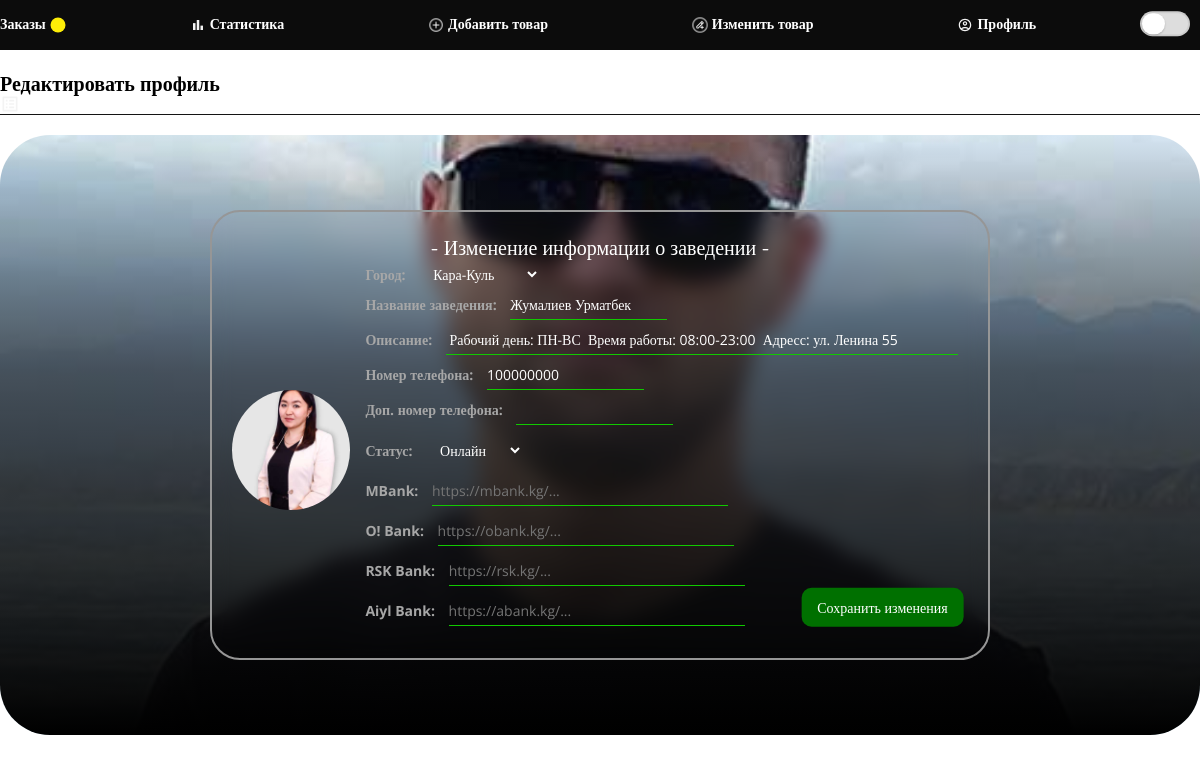
Page /edit-profile/ (signed in) on the committed database.
### account/models.py (models this page shows, shortened)
class CustomUser(AbstractUser):
    city = models.CharField(
        max_length=50,
        choices=CITY,
        default="Неизвестно"
    )
    USER_TYPES = [
        ('ordinary_user', 'Обычный пользователь'),
        ('food_user', 'Пользователь еда'),
        ('shop_user', 'Пользователь магазин'),
        ('taxi_user', 'Водитель такси'),
        ('courier_user', 'Водитель курьер'),
        ('taxi_company_user', 'Владелец таксопарк'),
    ]
    user_type = models.CharField(max_length=20, choices=USER_TYPES, default='ordinary_user')
    user_name = models.CharField(max_length=25, blank=True, null=True)
    user_description = models.CharField(max_length=500, default=description_txt, blank=True, null=True)
    user_phone_number = models.DecimalField(max_digits=9, decimal_places=0, blank=True, null=True)
    user_phone_number2 = models.DecimalField(max_digits=9, decimal_places=0, blank=True, null=True)
    user_mbank_qr = models.ImageField(upload_to=user_mbank_qr_path, blank=True, null=True)
    user_rsk_qr = models.ImageField(upload_to=user_rsk_qr_path, blank=True, null=True)
    user_mbank_link = models.CharField(max_length=500, blank=True, null=True)
    user_obank_link = models.CharField(max_length=500, blank=True, null=True)
    user_rsk_link = models.CharField(max_length=500, blank=True, null=True)
    user_abank_link = models.CharField(max_length=500, blank=True, null=True)
    user_raiting = models.DecimalField(max_digits=3, decimal_places=1, blank=True, null=True)
    balance = models.DecimalField(max_digits=15, decimal_places=2, blank=True, null=True)
    CATEGORY_OF_EDUCATION = [
        ('', ''),
        ('Food', 'Еда'),
        ('Vegetables', 'Овощи'),
        ('Shop', 'Магазин'),
    ]
    category_of_education = models.CharField(max_length=20, choices=CATEGORY_OF_EDUCATION, default='', blank=True, null=True)
    SUB_CATEGORY_OF_EDUCATION = [
        ('', ''),
        ('Grocery', 'Продуктовый'),
        ('Vegetables', 'Электроника'),
        ('Clothes', 'Одежды'),
        ('Office', 'Канцелярия'),
    ]
    sub_category_of_education = models.CharField(max_length=20, choices=SUB_CATEGORY_OF_EDUCATION, blank=True, null=True, default='')
    USER_STATUS = [
        ('', ''),
        ('Online', 'Онлайн'),
        ('Offline', 'Оффлайн'),
    ]
    user_status = models.CharField(max_length=20, choices=USER_STATUS, default='', blank=True, null=True)
    user_logo = models.ImageField(upload_to=user_logo_path, blank=True, null=True)
    user_logo_mini = models.ImageField(upload_to=user_logo_mini_path, blank=True, null=True)
    USER_BLOCKED = [
        ('', ''),
        ('Yes', 'Да'),
        ('No', 'Нет'),
    ]
    user_blocked = models.CharField(max_length=20, choices=USER_BLOCKED, default='No')
    groups = models.ManyToManyField(
        Group,
        verbose_name='groups',
        blank=True,
        related_name='custom_user_set',  # Пример названия, которое можно выбрать
        related_query_name='user',
    )
    user_permissions = models.ManyToManyField(
        Permission,
        verbose_name='user permissions',
        blank=True,
        related_name='custom_user_set',  # Пример названия, которое можно выбрать
        related_query_name='user',
    )

### edit_profile/views.py (the view)
# urls.py: path('edit-profile/', edit_profile_view, name='edit_profile'),
@login_required
def edit_profile_view(request):
    user = get_object_or_404(CustomUser, id=request.user.id)
    if request.method == 'POST':
        form = CustomUserForm(request.POST, request.FILES, instance=user)
        if form.is_valid():
            user_obj = form.save(commit=False)
            if 'user_logo' in request.FILES:
                compressed = compress_image_keep_ratio(
                    request.FILES['user_logo'],
                    max_size=1400,
                    quality=50
                )
                user_obj.user_logo.save(
                    "logo.jpg",   # имя можно фиксированное
                    compressed,
                    save=False
                )
            if 'user_logo_mini' in request.FILES:
                compressed = compress_image_keep_ratio(
                    request.FILES['user_logo_mini'],
                    max_size=300,
                    quality=50
                )
                user_obj.user_logo_mini.save(
                    "logo_mini.jpg",
                    compressed,
                    save=False
                )
            user_obj.save()
            messages.success(request, 'Ваш профиль успешно обновлен!')
            return redirect('profile')
    else:
        form = CustomUserForm(instance=user)
    return render(request, 'edit_profile/edit_profile.html', {
        'form': form,
        'CITY': CITY
    })

### edit_profile/forms.py
class CustomUserForm(forms.ModelForm):
    class Meta:
        model = CustomUser
        fields = [
            'city',
            'user_name',
            'user_description',
            'user_phone_number',
            'user_phone_number2',
            'user_mbank_qr',
            'user_rsk_qr',
            'category_of_education',
            'user_status',
            'user_logo',
            'user_logo_mini',
            'user_mbank_link',
            'user_obank_link',
            'user_rsk_link',
            'user_abank_link',
        ]

### templates/edit_profile/edit_profile.html (shortened to what this page needs)
{% extends 'basis/basis_admin.html' %}
{% block link %}
    <link rel="stylesheet" href="/static/css/edit_profile.css">
{% endblock %}
{% block main %}
<main>
    <h1 class="title">Редактировать профиль</h1>
    <form method="post" enctype="multipart/form-data" class="profile-container">
        <div class="profile-background">
                <img class="profile-background-img" src="{{ user.user_logo.url }}" alt="User Logo">
            <label class="profile-background-gradient" for="id_user_logo">
            </label>
            <div class="profile-info">
                <h2>- Изменение информации о заведении -</h2>
                <div class="profile-logo">
                    <label for="id_user_logo_mini">
                        <img src="{{ user.user_logo_mini.url }}" alt="Mini Logo">
                    </label>
                </div>
                <div class="profile-info-text">
                    <p>
                        <label for="id_city"><span>Город:</span></label>
                        <select name="city" id="id_city">
                            {% for city_value, city_name in CITY %}
                                <option value="{{ city_value }}" {% if user.city == city_value %}selected{% endif %}>
                                    {{ city_name }}
                                </option>
                            {% endfor %}
                        </select>
                    </p>
                    <p>
                        <label for="id_user_name"><span>Название заведения:</span></label>
                        <input type="text" name="user_name" value="{{ user.user_name }}" maxlength="25" id="id_user_name">
                    </p>
                    <p>
                        <label for="id_user_description"><span>Описание:</span></label>
                        <input type="text" name="user_description" value="{{ user.user_description }}" maxlength="500" id="id_user_description">
                    </p>
                    <p>
                        <label for="id_user_phone_number"><span>Номер телефона:</span></label>
                        <input type="number" name="user_phone_number" value="{{ user.user_phone_number }}" step="1" id="id_user_phone_number">
                    </p>
                    <p>
                        <label for="id_user_phone_number2"><span>Доп. номер телефона:</span></label>
                        <input type="number" name="user_phone_number2" value="{{ user.user_phone_number2 }}" step="1" id="id_user_phone_number2">
                    </p>
                    <p>
                        <label for="id_user_status"><span>Статус:</span></label>
                        <select name="user_status" id="id_user_status">
                            <option value="Online" {% if user.user_status == 'Online' %}selected{% endif %}>Онлайн</option>
                        </select>
                    </p>
                    <div class="banks-container">
                        <div class="bank-links">
                            <p>
                                <label for="id_user_mbank_link"><span>MBank:</span></label>
                                <input type="url" name="user_mbank_link" id="id_user_mbank_link"
                                    value="{{ user.user_mbank_link|default:'' }}" placeholder="https://mbank.kg/..." />
                            </p>
                            <p>
                                <label for="id_user_obank_link"><span>O! Bank:</span></label>
                                <input type="url" name="user_obank_link" id="id_user_obank_link"
                                    value="{{ user.user_obank_link|default:'' }}" placeholder="https://obank.kg/..." />
                            </p>
                            <p>
                                <label for="id_user_rsk_link"><span>RSK Bank:</span></label>
                                <input type="url" name="user_rsk_link" id="id_user_rsk_link"
                                    value="{{ user.user_rsk_link|default:'' }}" placeholder="https://rsk.kg/..." />
                            </p>
                            <p>
                                <label for="id_user_abank_link"><span>Aiyl Bank:</span></label>
                                <input type="url" name="user_abank_link" id="id_user_abank_link"
                                    value="{{ user.user_abank_link|default:'' }}" placeholder="https://abank.kg/..." />
                            </p>
                        </div>
                    </div>
                </div>
                <button type="submit" class="profile-edit">Сохранить изменения</button>
            </div>
        </div>
    </form>
</main>
{% endblock %}

### static/css/basis_admin.css (style rules this page uses)
* { padding: 0; margin: 0; border: 0; }
*, *:before, *:after { box-sizing: border-box; }
html, body { height: 100%; width: 100%; font-size: 100%; line-height: 1; font-size: 14px; -ms-text-size-adjust: 100%; -moz-text-size-adjust: 100%; -webkit-text-size-adjust: 100%; }
input, button, textarea { font-family: inherit; }
button { cursor: pointer; }
img { vertical-align: top; }
h1, h2, h3, h4, h5, h6 { font-size: inherit; font-weight: 400; }

### rows in the picture
CustomUser: user_logo (picture), user_logo_mini (picture), city "Кара-Куль", user_name "Жумалиев Урматбек", user_description "Рабочий день: ПН-ВС Время работы: 08:00-23:00 Адресс: ул. Ленина 55", user_phone_number "100000000"
